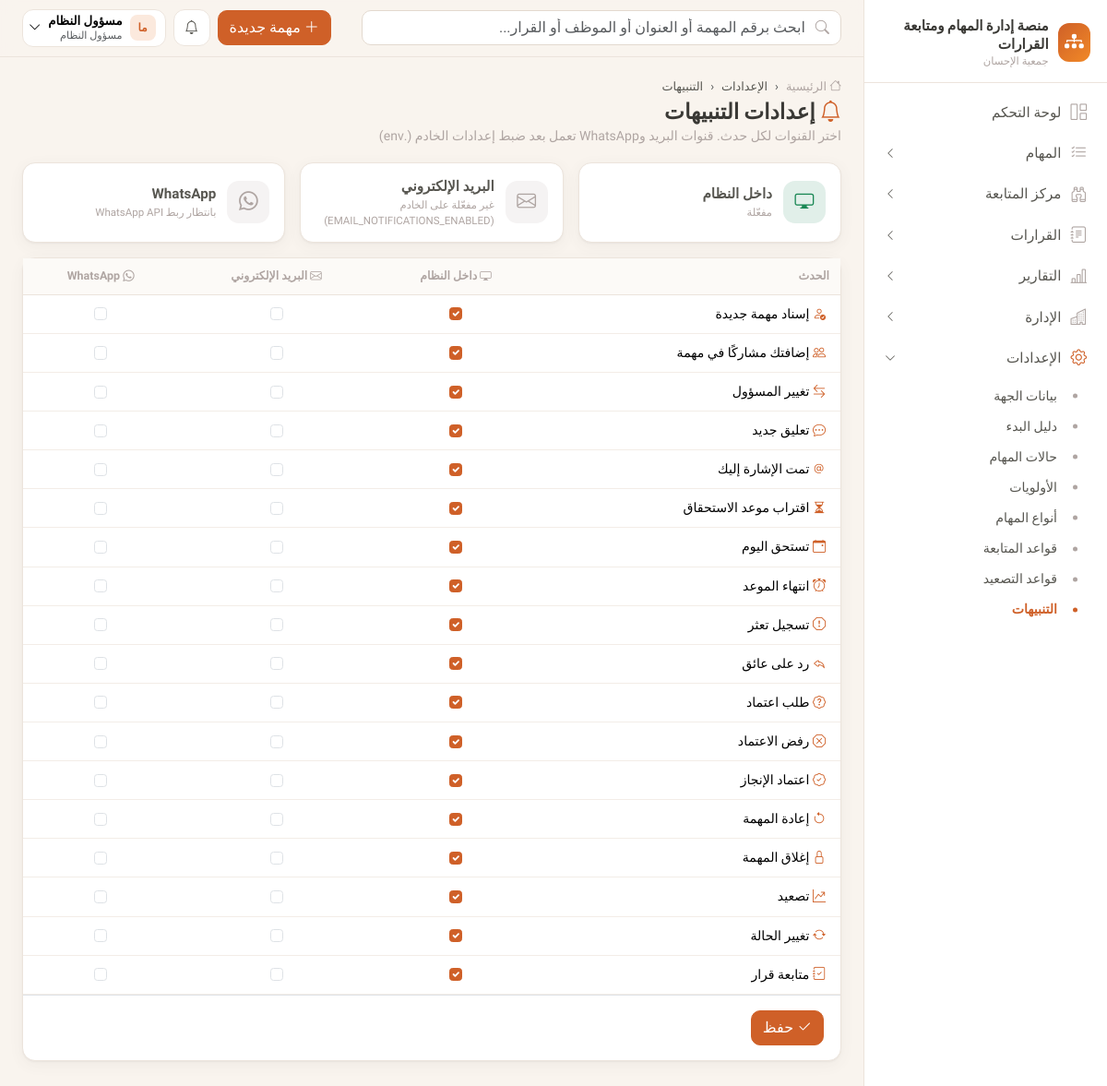
The app's page /settings/notifications/ (signed in) with its own data.
### apps/accounts/models.py (models this page shows, shortened)
class User(AbstractBaseUser, PermissionsMixin):
    email = models.EmailField("البريد الإلكتروني", unique=True)
    phone = models.CharField("رقم الجوال", max_length=20, unique=True, null=True, blank=True)
    full_name = models.CharField("الاسم الكامل", max_length=150)
    role = models.ForeignKey(Role, verbose_name="الدور", on_delete=models.PROTECT, null=True, related_name="users")
    is_active = models.BooleanField("الحساب نشط", default=True)
    is_staff = models.BooleanField(default=False)
    date_joined = models.DateTimeField(default=timezone.now)
    failed_login_count = models.PositiveSmallIntegerField(default=0)
    locked_until = models.DateTimeField(null=True, blank=True)
    otp_enabled = models.BooleanField("تفعيل التحقق الثنائي", default=False)
    must_change_password = models.BooleanField(default=False)
    objects = UserManager()
    USERNAME_FIELD = "email"
    EMAIL_FIELD = "email"
    REQUIRED_FIELDS = ["full_name"]
    class Meta:
        db_table = "users"
        verbose_name = "مستخدم"
        indexes = [models.Index(fields=["is_active"])]

class Role(models.Model):
    code = models.CharField("الرمز", max_length=40, unique=True, choices=ROLES)
    name = models.CharField("الاسم", max_length=80)
    description = models.TextField("الوصف", blank=True)
    permissions = models.ManyToManyField(Permission, related_name="roles", blank=True, db_table="role_permissions")
    is_system = models.BooleanField(default=True)
    class Meta:
        db_table = "roles"
        verbose_name = "دور"

### apps/core/views.py (the view, shortened to what this page needs)
# urls.py: path("notifications/", views.notification_settings, name="notification_settings"),
@perm_required("settings.manage")
def notification_settings(request):
    current = get_setting("notifications")
    channels = [("in_app", "داخل النظام", "bi-display"), ("email", "البريد الإلكتروني", "bi-envelope"), ("whatsapp", "WhatsApp", "bi-whatsapp")]
    from django.conf import settings as dj
    rows = [{"code": k, "label": v[0], "icon": v[1], "prefs": current.get(k, {})} for k, v in EVENTS.items()]
    return render(request, "core/notifications.html", {
        "rows": rows, "channels": channels,
        "email_ready": dj.EMAIL_NOTIFICATIONS_ENABLED, "whatsapp_ready": bool(dj.WHATSAPP_ENABLED and dj.WHATSAPP_API_URL),
    })

### apps/core/branding.py (called while the page is built)
def get_org():
    return get_setting("organization")

### apps/core/context_processors.py (called while the page is built)
def platform(request):
    org = get_org()
    ctx = {
        "ORG": org,
        "PLATFORM_NAME": org.get("platform_name") or "منصة إدارة المهام ومتابعة القرارات",
        "ORG_NAME": org.get("name"),
        "ORG_SHORT": org.get("short_name") or org.get("name"),
    }
    user = getattr(request, "user", None)
    if user and user.is_authenticated:
        from apps.notifications.models import Notification
        unread = Notification.objects.filter(recipient=user, is_read=False)
        ctx.update({
            "menu": build_menu(request),
            "unread_count": unread.count(),
            "latest_notifications": Notification.objects.filter(recipient=user).select_related("task")[:6],
            "current_employee": getattr(user, "employee", None),
        })
    return ctx

### apps/core/menu.py (called while the page is built)
def _visible(item, user):
    if item.get("perm") and not has_perm(user, item["perm"]):
        return False
    if item.get("needs_employee") and not getattr(user, "employee", None):
        return False
    return True

### apps/core/permissions.py (called while the page is built)
def has_perm(user, code):
    if not user or not user.is_authenticated or not user.is_active:
        return False
    if user.is_superuser:
        return True
    return code in user.permission_codes

def perm_required(*codes, any_of=False):
    def decorator(view):
        @wraps(view)
        def wrapper(request, *args, **kwargs):
            if not request.user.is_authenticated:
                from django.contrib.auth.views import redirect_to_login
                return redirect_to_login(request.get_full_path())
            checks = [has_perm(request.user, c) for c in codes]
            if (any_of and not any(checks)) or (not any_of and not all(checks)):
                raise PermissionDenied("ليس لديك صلاحية للوصول إلى هذه الصفحة")
            return view(request, *args, **kwargs)
        return wrapper
    return decorator

### apps/core/templatetags/ui.py (called while the page is built)
@register.filter
def can(user, code):
    return has_perm(user, code)

@register.filter
def initials(name):
    parts = (name or "").split()
    if not parts:
        return "؟"
    return parts[0][:1] + (parts[-1][:1] if len(parts) > 1 else "")

@register.filter
def get_item(d, key):
    try:
        return d.get(key)
    except AttributeError:
        return None

### apps/tasks/engine.py (called while the page is built)
def _rules_for(task, rules):
    specific = [r for r in rules if r.priorities and task.priority in r.priorities]
    if specific:
        return specific
    return [r for r in rules if not r.priorities]

### templates/core/notifications.html (shortened to what this page needs)
{% extends "base.html" %}
{% load ui %}
{% block breadcrumbs %}<li class="breadcrumb-item">الإعدادات</li><li class="breadcrumb-item active">التنبيهات</li>{% endblock %}
{% block page_title %}<i class="bi bi-bell text-brand"></i> إعدادات التنبيهات{% endblock %}
{% block page_sub %}اختر القنوات لكل حدث. قنوات البريد وWhatsApp تعمل بعد ضبط إعدادات الخادم (.env){% endblock %}
{% block content %}
<div class="row g-3 mb-3">
  <div class="col-md-4"><div class="kpi" style="--c:#198754"><div class="kpi-icon"><i class="bi bi-display"></i></div><div><div class="fw-bold">داخل النظام</div><div class="kpi-hint">مفعّلة</div></div></div></div>
  <div class="col-md-4"><div class="kpi" style="--c:{% if email_ready %}#198754{% else %}#afa5a2{% endif %}"><div class="kpi-icon"><i class="bi bi-envelope"></i></div><div><div class="fw-bold">البريد الإلكتروني</div><div class="kpi-hint">{% if email_ready %}جاهزة{% else %}غير مفعّلة على الخادم (EMAIL_NOTIFICATIONS_ENABLED){% endif %}</div></div></div></div>
  <div class="col-md-4"><div class="kpi" style="--c:{% if whatsapp_ready %}#198754{% else %}#afa5a2{% endif %}"><div class="kpi-icon"><i class="bi bi-whatsapp"></i></div><div><div class="fw-bold">WhatsApp</div><div class="kpi-hint">{% if whatsapp_ready %}جاهزة{% else %}بانتظار ربط WhatsApp API{% endif %}</div></div></div></div>
</div>
<form method="post">{% csrf_token %}
<div class="card"><div class="table-responsive"><table class="table matrix">
  <thead><tr><th>الحدث</th>{% for code, label, icon in channels %}<th><i class="bi {{ icon }}"></i> {{ label }}</th>{% endfor %}</tr></thead>
  <tbody>{% for r in rows %}<tr><td><i class="bi {{ r.icon }} text-brand ms-1"></i> {{ r.label }}</td>
    {% for code, label, icon in channels %}<td><input class="form-check-input" type="checkbox" name="{{ r.code }}__{{ code }}" {% if r.prefs|get_item:code %}checked{% endif %}></td>{% endfor %}
  </tr>{% endfor %}</tbody>
</table></div>
<div class="card-body border-top"><button class="btn btn-brand"><i class="bi bi-check2"></i> حفظ</button></div></div>
</form>
{% endblock %}

### templates/base.html (shortened to what this page needs)
{% load static ui %}<!doctype html>
<html lang="ar" dir="rtl">
<head>
  <link rel="stylesheet" href="https://cdn.jsdelivr.net/npm/bootstrap@5.3.3/dist/css/bootstrap.rtl.min.css">
  <link rel="stylesheet" href="https://cdn.jsdelivr.net/npm/bootstrap-icons@1.11.3/font/bootstrap-icons.min.css">
  <link rel="stylesheet" href="https://cdn.jsdelivr.net/npm/tom-select@2.3.1/dist/css/tom-select.bootstrap5.min.css">
  <link rel="stylesheet" href="{% static 'css/app.css' %}">
</head>
<body>
{% block body %}
<div class="app-shell">
  <aside class="sidebar" aria-label="القائمة الرئيسية">
    <div class="brand-box">
      {% if ORG.logo %}<img src="{% url 'branding_logo' %}" alt="" style="width:42px;height:42px;object-fit:contain;border-radius:10px">{% else %}<div class="brand-logo"><i class="bi bi-diagram-3-fill"></i></div>{% endif %}
      <div>
        <div class="brand-title">{{ PLATFORM_NAME }}</div>
        <div class="brand-sub">{{ ORG_SHORT }}</div>
      </div>
    </div>
    <nav>
      {% for item in menu %}
        {% if item.children %}
          <button class="nav-group-btn {% if item.active %}active{% endif %}" data-bs-toggle="collapse" data-bs-target="#nav-{{ forloop.counter }}" aria-expanded="{% if item.active %}true{% else %}false{% endif %}">
            <i class="bi {{ item.icon }}"></i><span>{{ item.label }}</span><i class="bi bi-chevron-left chev"></i>
          </button>
          <div class="collapse {% if item.active %}show{% endif %}" id="nav-{{ forloop.counter }}">
            <div class="nav-sub">
              {% for c in item.children %}<a href="{{ c.url }}" class="{% if c.active %}active{% endif %}">{{ c.label }}</a>{% endfor %}
            </div>
          </div>
        {% else %}
          <a class="nav-item-link {% if item.active %}active{% endif %}" href="{{ item.url }}"><i class="bi {{ item.icon }}"></i><span>{{ item.label }}</span></a>
        {% endif %}
      {% endfor %}
    </nav>
  </aside>
  <div class="main">
    <header class="topbar">
      <form class="search" action="{% url 'tasks:search' %}" method="get" role="search">
        <i class="bi bi-search"></i>
        <input class="form-control" type="search" name="q" value="{{ request.GET.q|default:'' }}" placeholder="ابحث برقم المهمة أو العنوان أو الموظف أو القرار...">
      </form>
      <div class="ms-auto d-flex align-items-center gap-2">
        {% if user|can:"tasks.create" %}
        <a href="{% url 'tasks:create' %}" class="btn btn-brand d-none d-md-inline-flex align-items-center gap-1"><i class="bi bi-plus-lg"></i> مهمة جديدة</a>
        {% endif %}
        <div class="dropdown">
          <button class="top-icon" data-bs-toggle="dropdown" aria-label="التنبيهات" data-unread-url="{% url 'notifications:unread_count' %}">
            <i class="bi bi-bell"></i>{% if unread_count %}<span class="dot">{{ unread_count }}</span>{% endif %}
          </button>
        </div>
        <div class="dropdown">
          <button class="user-chip" data-bs-toggle="dropdown">
            <span class="avatar sm">{{ user.full_name|initials }}</span>
            <span class="d-none d-sm-block text-start lh-sm">
              <span class="d-block small fw-semibold">{{ user.full_name }}</span>
              <span class="d-block text-muted" style="font-size:.7rem">{{ user.role.name|default:"—" }}</span>
            </span>
            <i class="bi bi-chevron-down small"></i>
          </button>
        </div>
      </div>
    </header>
    <main class="content">
      <div class="page-head">
        <div>
          <nav aria-label="breadcrumb"><ol class="breadcrumb">
            <li class="breadcrumb-item"><a href="{% url 'dashboard:home' %}"><i class="bi bi-house"></i> الرئيسية</a></li>
            {% block breadcrumbs %}{% endblock %}
          </ol></nav>
          <h1>{% block page_title %}{% endblock %}</h1>
          <div class="sub">{% block page_sub %}{% endblock %}</div>
        </div>
      </div>
      {% block content %}{% endblock %}
    </main>
  </div>
</div>
{% endblock %}
<div class="toast-container position-fixed bottom-0 start-0 p-3">
</div>
</body>
</html>

### records on screen
User: full_name|initials "ما", full_name "مسؤول النظام", role.name "مسؤول النظام"

### other values on screen
{{ PLATFORM_NAME }} "منصة إدارة المهام ومتابعة القرارات"
{{ ORG_SHORT }} "جمعية الإحسان"
{{ item.label }} "لوحة التحكم"
{{ item.label }} "المهام" "مركز المتابعة" "القرارات" "التقارير" "الإدارة" "الإعدادات"
{{ c.label }} "بيانات الجهة" "دليل البدء" "حالات المهام" "الأولويات" "أنواع المهام" "قواعد المتابعة" "قواعد التصعيد" "التنبيهات"
{{ label }} "داخل النظام" "البريد الإلكتروني" "WhatsApp"
{{ r.label }} "إسناد مهمة جديدة" "إضافتك مشاركًا في مهمة" "تغيير المسؤول" "تعليق جديد" "تمت الإشارة إليك" "اقتراب موعد الاستحقاق" "تستحق اليوم" "انتهاء الموعد" "تسجيل تعثر" "رد على عائق" "طلب اعتماد" "رفض الاعتماد" "اعتماد الإنجاز" "إعادة المهمة" "إغلاق المهمة" "تصعيد" "تغيير الحالة" "متابعة قرار"
